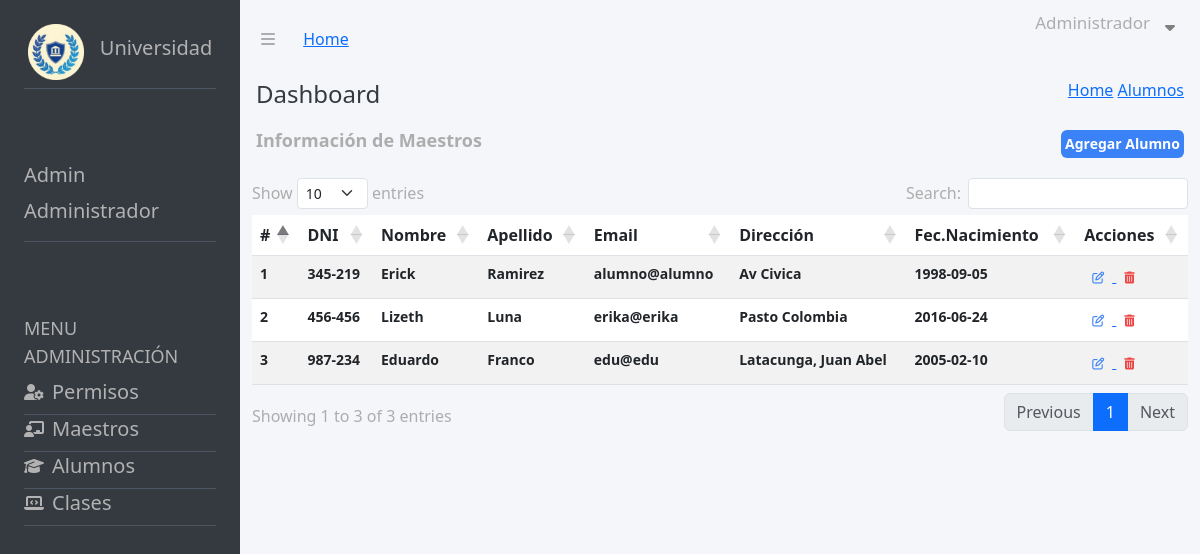
/views_Admin/alumno_crud.php, run on the app's committed database.
### tables this page shows
CREATE TABLE IF NOT EXISTS `usuarios_datos` (
  `id_ud` int NOT NULL AUTO_INCREMENT,
  `DNI` varchar(20) DEFAULT NULL,
  `Nombre` varchar(100) DEFAULT NULL,
  `Apellido` varchar(100) DEFAULT NULL,
  `Correo` varchar(150) DEFAULT NULL,
  `Contra` varchar(250) DEFAULT NULL,
  `Direccion` varchar(200) DEFAULT NULL,
  `Fecha_Nacimiento` date DEFAULT NULL,
  `Estado` varchar(20) DEFAULT NULL,
  `rol_id` int DEFAULT NULL,
  `materia_id` int DEFAULT NULL,
  PRIMARY KEY (`id_ud`),
  KEY `rol_id` (`rol_id`),
  KEY `fk_materia` (`materia_id`)
);

### views_Admin/alumno_crud.php (the view, shortened to what this page needs)
<!DOCTYPE html>
<html lang="es">
<head>
    <link rel="stylesheet" href="https://cdnjs.cloudflare.com/ajax/libs/font-awesome/6.4.0/css/all.min.css" />
    <link href="/dist/output.css" rel="stylesheet">
    <link rel="stylesheet" href="https://cdnjs.cloudflare.com/ajax/libs/twitter-bootstrap/5.3.0/css/bootstrap.min.css">
    <link rel="stylesheet" href="https://cdn.datatables.net/1.13.6/css/dataTables.bootstrap5.min.css">
    <link rel="stylesheet" href="/css/style.css">
</head>
<body>
    <main class="flex flex-col md:flex-row h-screen w-full ">
        <section class="flex flex-col w-full md:w-1/5 bg-[#353A40] text-[#B2B2B2]">
            <div class=" p-4 mb-4">
                <div class="flex justify-center items-center border-b border-gray-600 pb-2">
                    <img src="/img/circlelogo.png" alt="Logo" class="w-14 h-14 mr-4">
                    <h2 class="text-xl">Universidad</h2>
                </div>
            </div>
            <div class="p-4 mb-4">
                <div class="flex flex-col border-b border-gray-600 pb-2">
                    <h2 class="text-xl">Admin</h2>
                    <h2 class="text-xl">Administrador</h2>
                </div>
            </div>
            <div class="p-4 mb-4 flex flex-col ">
                <h2 class="text-lg">MENU ADMINISTRACIÓN</h2>
                <div class="flex flex-row items-center border-b border-gray-600 pb-2 cursor-pointer hover:bg-gray-100">
                    <span class="cursor-pointer"><i class="fa-solid fa-user-gear mr-2"></i></span>
                    <form action="/views_Admin/permiso_crud.php" method="post">
                        <button type="submit" class="text-xl">Permisos</button>
                    </form>
                </div>
                <div class="flex flex-row items-center border-b border-gray-600 pb-2 cursor-pointer hover:bg-gray-100">
                    <span class="cursor-pointer"><i class="fa-solid fa-chalkboard-user mr-2"></i></span>
                    <form action="/views_Admin/maestro_crud.php" method="post">
                        <button class="text-xl">Maestros</button>
                    </form>
                </div>
                <div class="flex flex-row items-center border-b border-gray-600 pb-2 cursor-pointer hover:bg-gray-100">
                    <span class="cursor-pointer"><i class="fa-solid fa-graduation-cap mr-2"></i></span>
                    <form action="/views_Admin/alumno_crud.php" method="post">
                        <button class="text-xl">Alumnos</button>
                    </form>
                </div>
                <div class="flex flex-row items-center border-b border-gray-600 pb-2 cursor-pointer hover:bg-gray-100">
                    <span class="cursor-pointer"><i class="fa-solid fa-laptop-code mr-2"></i></span>
                    <form action="/views_Admin/clases_crud.php" method="post">
                        <button class="text-xl">Clases</button>
                    </form>
                </div>
            </div>
        </section>
        <section class="w-full md:w-4/5 h-auto bg-[#F5F6FA] text-[#ADADAD] ">
            <nav>
                <div id="isologotipo" class="">
                    <span class="pl-4 pr-4 mr-2 cursor-pointer"><i class="fa-solid fa-bars"></i></span>
                    <a href="/views_Admin/admin.php">Home</a>
                </div>
                <ul>
                    <div id="toggleContainer">
                        <p>Administrador</p>
                        <div id="toggleIcons">
                            <i class="fa-solid fa-sort-down"></i>
                        </div>
                    </div>
                </ul>
            </nav>
            <div class="pl-4  w-full h-auto flex ">
                <div class="pr-4flex-grow flex items-center">
                    <button class="text-[#353A40] text-2xl cursor-pointer">Dashboard</button>
                </div>
                <div class="pl-4 pr-4 ml-auto">
                    <a href="/views_Admin/admin.php" class="underline hover:no-underline">Home</a>
                    <a href="/views_Admin/maestro_crud.php" class="underline hover:no-underline">Alumnos</a>
                </div>
            </div>
            <div class="p-3 flex justify-between items-center">
                <h2 class="text-lg font-semibold">Información de Maestros</h2>
                <a href="/views_Admin/register_Alumnos.php?id=">
                    <button class="bg-blue-500 hover:bg-blue-700 text-white font-bold text-sm py-1 px-1 rounded">
                        Agregar Alumno
                    </button>
                </a>
            </div>
            <div class="container">
                <div class="table-responsive">
                    <table id="example" class="table table-striped">
                        <thead>
                            <tr>
                                <th class="py-2">#</th>
                                <th class="py-2">DNI</th>
                                <th class="py-2">Nombre</th>
                                <th class="py-2">Apellido</th>
                                <th class="py-2">Email</th>
                                <th class="py-2">Dirección</th>
                                <th class="py-2">Fec.Nacimiento</th>
                                <th class="py-2">Acciones</th>
                            </tr>
                        </thead>
                        <tbody>
                            <?php
                            require_once($_SERVER["DOCUMENT_ROOT"] . "/handle_db/connection.php");
                            $query = "SELECT * FROM usuarios_datos
                            INNER JOIN roles ON usuarios_datos.rol_id = roles.id_rol
                            WHERE usuarios_datos.rol_id = 3";
                            $stmt = $pdo->query($query);
                            if ($stmt) {
                                $rowNumber = 1;
                                while ($row = $stmt->fetch(PDO::FETCH_ASSOC)) {
                            ?>
                                    <tr>
                                        <th class="text-sm text-gray-500">
                                            <?= $rowNumber ?>
                                        </th>
                                        <th class="text-sm text-gray-500">
                                            <?= $row["DNI"] ?>
                                        </th>
                                        <th class="text-sm text-gray-500">
                                            <?= $row["Nombre"] ?>
                                        </th>
                                        <th class="text-sm text-gray-500">
                                            <?= $row["Apellido"] ?>
                                        </th>
                                        <th class="text-sm text-gray-500">
                                            <?= $row["Correo"] ?>
                                        </th>
                                        <th class="text-sm text-gray-500">
                                            <?= $row["Direccion"] ?>
                                        </th>
                                        <th class="text-sm text-gray-500">
                                            <?= $row["Fecha_Nacimiento"] ?>
                                        </th>
                                        <th>
                                            <a href="/views_Admin/edit_Alumnos.php?id=<?= $row['id_ud'] ?>">
                                                <button class="text-gray-600 font-bold py-1 px-2 rounded text-xs">
                                                    <i class="far fa-pen-to-square text-blue-500 hover:text-blue-600"></i>
                                                </button>
                                            </a>
                                            <a href="../handle_db/delete_alumnos.php?id=<?= $row['id_ud'] ?>">
                                                <button class="text-gray-600 font-bold py-1 px-2 rounded text-xs">
                                                    <i class="fa-solid fa-trash-can text-red-500 hover:text-red-600"></i>
                                                </button>
                                            </a>
                                        </th>
                                    </tr>
                            <?php
                                    $rowNumber++;
                                }
                            } else {
                                echo "Error en la consulta.";
                            }
                            ?>
                        </tbody>
                    </table>
                </div>
            </div>
        </section>
    </main>
</body>
</html>

### css/style.css (style rules this page uses)
nav { display: flex; justify-content: space-between; align-items: center; padding-left: 5px; padding-right: 5px; }
#toggleContainer { display: flex; align-items: center; padding: 10px; gap: 5px; }
#toggleContainer p { font-size: 17px; }
#toggleIcons { display: flex; justify-content: center; text-align: center; flex-direction: column; align-items: center; }
#toggleIcons i { color: gray; width: 30px; height: 30px; }

### data on the page
usuarios_datos: DNI "345-219", Nombre "Erick", Apellido "Ramirez", Correo "alumno@alumno", Direccion "Av Civica", Fecha_Nacimiento "1998-09-05"
usuarios_datos: DNI "456-456", Nombre "Lizeth", Apellido "Luna", Correo "erika@erika", Direccion "Pasto Colombia", Fecha_Nacimiento "2016-06-24"
usuarios_datos: DNI "987-234", Nombre "Eduardo", Apellido "Franco", Correo "edu@edu", Direccion "Latacunga, Juan Abel", Fecha_Nacimiento "2005-02-10"
